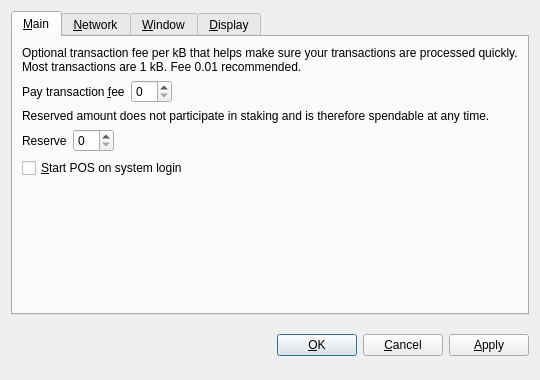
<?xml version="1.0" encoding="UTF-8"?>
<ui version="4.0">
 <class>OptionsDialog</class>
 <widget class="QDialog" name="OptionsDialog">
  <property name="geometry">
   <rect>
    <x>0</x>
    <y>0</y>
    <width>540</width>
    <height>380</height>
   </rect>
  </property>
  <property name="windowTitle">
   <string>Options</string>
  </property>
  <property name="modal">
   <bool>true</bool>
  </property>
  <layout class="QVBoxLayout" name="verticalLayout">
   <item>
    <widget class="QTabWidget" name="tabWidget">
     <property name="tabPosition">
      <enum>QTabWidget::North</enum>
     </property>
     <property name="currentIndex">
      <number>0</number>
     </property>
     <widget class="QWidget" name="tabMain">
      <attribute name="title">
       <string>&amp;Main</string>
      </attribute>
      <layout class="QVBoxLayout" name="verticalLayout_Main">
       <item>
        <widget class="QLabel" name="transactionFeeInfoLabel">
         <property name="text">
          <string>Optional transaction fee per kB that helps make sure your transactions are processed quickly. Most transactions are 1 kB. Fee 0.01 recommended.</string>
         </property>
         <property name="textFormat">
          <enum>Qt::PlainText</enum>
         </property>
         <property name="wordWrap">
          <bool>true</bool>
         </property>
        </widget>
       </item>
       <item>
        <layout class="QHBoxLayout" name="horizontalLayoutFee">
         <item>
          <widget class="QLabel" name="transactionFeeLabel">
           <property name="text">
            <string>Pay transaction &amp;fee</string>
           </property>
           <property name="textFormat">
            <enum>Qt::PlainText</enum>
           </property>
           <property name="buddy">
            <cstring>transactionFee</cstring>
           </property>
          </widget>
         </item>
         <item>
          <widget class="BitcoinAmountField" name="transactionFee"/>
         </item>
         <item>
          <spacer name="horizontalSpacerFee">
           <property name="orientation">
            <enum>Qt::Horizontal</enum>
           </property>
           <property name="sizeHint" stdset="0">
            <size>
             <width>40</width>
             <height>20</height>
            </size>
           </property>
          </spacer>
         </item>
        </layout>
       </item>
       <item>
        <widget class="QLabel" name="reserveBalanceInfoLabel">
         <property name="text">
          <string>Reserved amount does not participate in staking and is therefore spendable at any time.</string>
         </property>
         <property name="textFormat">
          <enum>Qt::PlainText</enum>
         </property>
         <property name="wordWrap">
          <bool>true</bool>
         </property>
        </widget>
       </item>
       <item>
        <layout class="QHBoxLayout" name="horizontalLayoutReserveBalance">
         <item>
          <widget class="QLabel" name="reserveBalanceLabel">
           <property name="text">
            <string>Reserve</string>
           </property>
           <property name="textFormat">
            <enum>Qt::PlainText</enum>
           </property>
           <property name="buddy">
            <cstring>reserveBalance</cstring>
           </property>
          </widget>
         </item>
         <item>
          <widget class="BitcoinAmountField" name="reserveBalance"/>
         </item>
         <item>
          <spacer name="horizontalSpacerReserveBalance">
           <property name="orientation">
            <enum>Qt::Horizontal</enum>
           </property>
           <property name="sizeHint" stdset="0">
            <size>
             <width>40</width>
             <height>20</height>
            </size>
           </property>
          </spacer>
         </item>
        </layout>
       </item>
       <item>
        <widget class="QCheckBox" name="bitcoinAtStartup">
         <property name="toolTip">
          <string>Automatically start POS after logging in to the system.</string>
         </property>
         <property name="text">
          <string>&amp;Start POS on system login</string>
         </property>
        </widget>
       </item>
       <item>
        <spacer name="verticalSpacer_Main">
         <property name="orientation">
          <enum>Qt::Vertical</enum>
         </property>
         <property name="sizeHint" stdset="0">
          <size>
           <width>20</width>
           <height>40</height>
          </size>
         </property>
        </spacer>
       </item>
      </layout>
     </widget>
     <widget class="QWidget" name="tabNetwork">
      <attribute name="title">
       <string>&amp;Network</string>
      </attribute>
      <layout class="QVBoxLayout" name="verticalLayout_Network">
       <item>
        <widget class="QCheckBox" name="mapPortUpnp">
         <property name="toolTip">
          <string>Automatically open the POS client port on the router. This only works when your router supports UPnP and it is enabled.</string>
         </property>
         <property name="text">
          <string>Map port using &amp;UPnP</string>
         </property>
        </widget>
       </item>
       <item>
        <widget class="QCheckBox" name="connectSocks">
         <property name="toolTip">
          <string>Connect to the POS network through a SOCKS proxy (e.g. when connecting through Tor).</string>
         </property>
         <property name="text">
          <string>&amp;Connect through SOCKS proxy:</string>
         </property>
        </widget>
       </item>
       <item>
        <layout class="QHBoxLayout" name="horizontalLayout_Network">
         <item>
          <widget class="QLabel" name="proxyIpLabel">
           <property name="text">
            <string>Proxy &amp;IP:</string>
           </property>
           <property name="textFormat">
            <enum>Qt::PlainText</enum>
           </property>
           <property name="buddy">
            <cstring>proxyIp</cstring>
           </property>
          </widget>
         </item>
         <item>
          <widget class="QValidatedLineEdit" name="proxyIp">
           <property name="maximumSize">
            <size>
             <width>140</width>
             <height>16777215</height>
            </size>
           </property>
           <property name="toolTip">
            <string>IP address of the proxy (e.g. 127.0.0.1)</string>
           </property>
          </widget>
         </item>
         <item>
          <widget class="QLabel" name="proxyPortLabel">
           <property name="text">
            <string>&amp;Port:</string>
           </property>
           <property name="textFormat">
            <enum>Qt::PlainText</enum>
           </property>
           <property name="buddy">
            <cstring>proxyPort</cstring>
           </property>
          </widget>
         </item>
         <item>
          <widget class="QLineEdit" name="proxyPort">
           <property name="maximumSize">
            <size>
             <width>55</width>
             <height>16777215</height>
            </size>
           </property>
           <property name="toolTip">
            <string>Port of the proxy (e.g. 9050)</string>
           </property>
          </widget>
         </item>
         <item>
          <widget class="QLabel" name="socksVersionLabel">
           <property name="text">
            <string>SOCKS &amp;Version:</string>
           </property>
           <property name="textFormat">
            <enum>Qt::PlainText</enum>
           </property>
           <property name="buddy">
            <cstring>socksVersion</cstring>
           </property>
          </widget>
         </item>
         <item>
          <widget class="QValueComboBox" name="socksVersion">
           <property name="toolTip">
            <string>SOCKS version of the proxy (e.g. 5)</string>
           </property>
          </widget>
         </item>
         <item>
          <spacer name="horizontalSpacer_Network">
           <property name="orientation">
            <enum>Qt::Horizontal</enum>
           </property>
           <property name="sizeHint" stdset="0">
            <size>
             <width>40</width>
             <height>20</height>
            </size>
           </property>
          </spacer>
         </item>
        </layout>
       </item>
       <item>
        <spacer name="verticalSpacer_Network">
         <property name="orientation">
          <enum>Qt::Vertical</enum>
         </property>
         <property name="sizeHint" stdset="0">
          <size>
           <width>20</width>
           <height>40</height>
          </size>
         </property>
        </spacer>
       </item>
      </layout>
     </widget>
     <widget class="QWidget" name="tabWindow">
      <attribute name="title">
       <string>&amp;Window</string>
      </attribute>
      <layout class="QVBoxLayout" name="verticalLayout_Window">
       <item>
        <widget class="QCheckBox" name="minimizeToTray">
         <property name="toolTip">
          <string>Show only a tray icon after minimizing the window.</string>
         </property>
         <property name="text">
          <string>&amp;Minimize to the tray instead of the taskbar</string>
         </property>
        </widget>
       </item>
       <item>
        <widget class="QCheckBox" name="minimizeOnClose">
         <property name="toolTip">
          <string>Minimize instead of exit the application when the window is closed. When this option is enabled, the application will be closed only after selecting Quit in the menu.</string>
         </property>
         <property name="text">
          <string>M&amp;inimize on close</string>
         </property>
        </widget>
       </item>
       <item>
        <spacer name="verticalSpacer_Window">
         <property name="orientation">
          <enum>Qt::Vertical</enum>
         </property>
         <property name="sizeHint" stdset="0">
          <size>
           <width>20</width>
           <height>40</height>
          </size>
         </property>
        </spacer>
       </item>
      </layout>
     </widget>
     <widget class="QWidget" name="tabDisplay">
      <attribute name="title">
       <string>&amp;Display</string>
      </attribute>
      <layout class="QVBoxLayout" name="verticalLayout_Display">
       <item>
        <layout class="QHBoxLayout" name="horizontalLayout_1_Display">
         <item>
          <widget class="QLabel" name="langLabel">
           <property name="text">
            <string>User Interface &amp;language:</string>
           </property>
           <property name="textFormat">
            <enum>Qt::PlainText</enum>
           </property>
           <property name="buddy">
            <cstring>lang</cstring>
           </property>
          </widget>
         </item>
         <item>
          <widget class="QValueComboBox" name="lang">
           <property name="toolTip">
            <string>The user interface language can be set here. This setting will take effect after restarting POS.</string>
           </property>
          </widget>
         </item>
        </layout>
       </item>
       <item>
        <layout class="QHBoxLayout" name="horizontalLayout_2_Display">
         <item>
          <widget class="QLabel" name="unitLabel">
           <property name="text">
            <string>&amp;Unit to show amounts in:</string>
           </property>
           <property name="textFormat">
            <enum>Qt::PlainText</enum>
           </property>
           <property name="buddy">
            <cstring>unit</cstring>
           </property>
          </widget>
         </item>
         <item>
          <widget class="QValueComboBox" name="unit">
           <property name="toolTip">
            <string>Choose the default subdivision unit to show in the interface and when sending coins.</string>
           </property>
          </widget>
         </item>
        </layout>
       </item>
       <item>
        <widget class="QCheckBox" name="displayAddresses">
         <property name="toolTip">
          <string>Whether to show POS addresses in the transaction list or not.</string>
         </property>
         <property name="text">
          <string>&amp;Display addresses in transaction list</string>
         </property>
        </widget>
       </item>
       <item>
        <widget class="QCheckBox" name="coinControlFeatures">
         <property name="toolTip">
          <string>Whether to show coin control features or not.</string>
         </property>
         <property name="text">
          <string>Display coin &amp;control features (experts only!)</string>
         </property>
        </widget>
       </item>
       <item>
        <spacer name="verticalSpacer_Display">
         <property name="orientation">
          <enum>Qt::Vertical</enum>
         </property>
         <property name="sizeHint" stdset="0">
          <size>
           <width>20</width>
           <height>40</height>
          </size>
         </property>
        </spacer>
       </item>
      </layout>
     </widget>
    </widget>
   </item>
   <item>
    <layout class="QHBoxLayout" name="horizontalLayout_Buttons">
     <item>
      <spacer name="horizontalSpacer_1">
       <property name="orientation">
        <enum>Qt::Horizontal</enum>
       </property>
       <property name="sizeHint" stdset="0">
        <size>
         <width>40</width>
         <height>48</height>
        </size>
       </property>
      </spacer>
     </item>
     <item>
      <widget class="QLabel" name="statusLabel">
       <property name="font">
        <font>
         <weight>75</weight>
         <bold>true</bold>
        </font>
       </property>
       <property name="text">
        <string/>
       </property>
       <property name="textFormat">
        <enum>Qt::PlainText</enum>
       </property>
       <property name="wordWrap">
        <bool>true</bool>
       </property>
      </widget>
     </item>
     <item>
      <spacer name="horizontalSpacer_2">
       <property name="orientation">
        <enum>Qt::Horizontal</enum>
       </property>
       <property name="sizeHint" stdset="0">
        <size>
         <width>40</width>
         <height>48</height>
        </size>
       </property>
      </spacer>
     </item>
     <item>
      <widget class="QPushButton" name="okButton">
       <property name="text">
        <string>&amp;OK</string>
       </property>
      </widget>
     </item>
     <item>
      <widget class="QPushButton" name="cancelButton">
       <property name="text">
        <string>&amp;Cancel</string>
       </property>
       <property name="autoDefault">
        <bool>false</bool>
       </property>
      </widget>
     </item>
     <item>
      <widget class="QPushButton" name="applyButton">
       <property name="text">
        <string>&amp;Apply</string>
       </property>
       <property name="autoDefault">
        <bool>false</bool>
       </property>
      </widget>
     </item>
    </layout>
   </item>
  </layout>
 </widget>
 <customwidgets>
  <customwidget>
   <class>BitcoinAmountField</class>
   <extends>QSpinBox</extends>
   <header>bitcoinamountfield.h</header>
  </customwidget>
  <customwidget>
   <class>QValueComboBox</class>
   <extends>QComboBox</extends>
   <header>qvaluecombobox.h</header>
  </customwidget>
  <customwidget>
   <class>QValidatedLineEdit</class>
   <extends>QLineEdit</extends>
   <header>qvalidatedlineedit.h</header>
  </customwidget>
 </customwidgets>
 <resources/>
 <connections/>
</ui>
